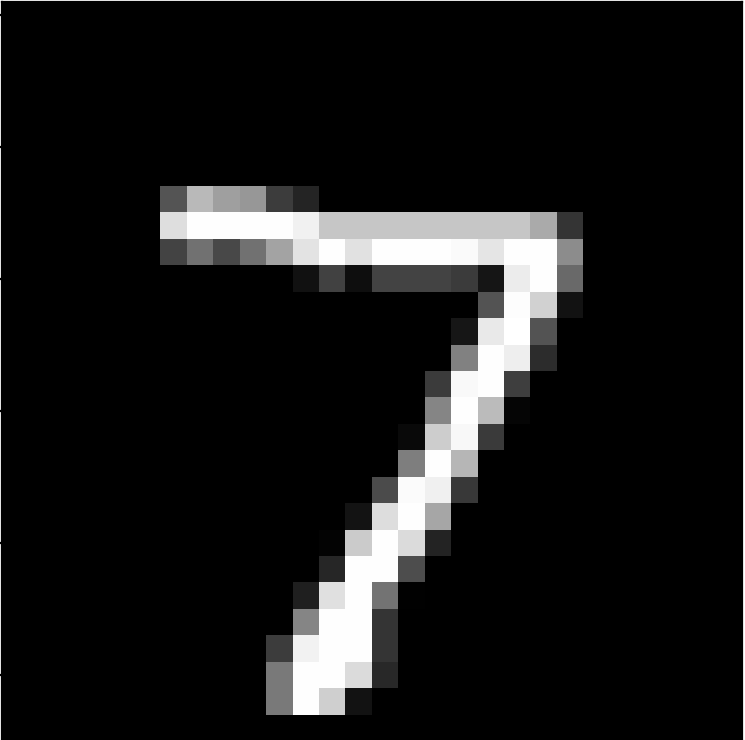
#> input picture test/7.png, 1490 x 1480 px, found by its file name (shown at 1/2 size)
$ jupyter execute --allow-errors RealTimeMultiDigitRecognition.ipynb   (text cells are left out)
#> lines starting #> are read from the running program, lines starting #| are printed output that depends on the picture; after the words box and inside, x2 and y2 are one past the last pixel; in counts of white or black regions, pixels touching at a corner belong together
#> further down, img is the input picture: shape (1480, 1490, 3); min 0, max 255, mean 24.7
#| <class 'numpy.ndarray'>
[cell 1]
#Importing Libraries
import tensorflow as tf
import cv2
import numpy as np
import os
import matplotlib.pyplot as plt

#> (a cell that did not finish here is left out)

[cell 3]
# Get a testing image and preprocess it

def preProcess(img):
    img=cv2.cvtColor(img,cv2.COLOR_BGR2GRAY)
#> img: shape (1480, 1490)
    img=cv2.equalizeHist(img)
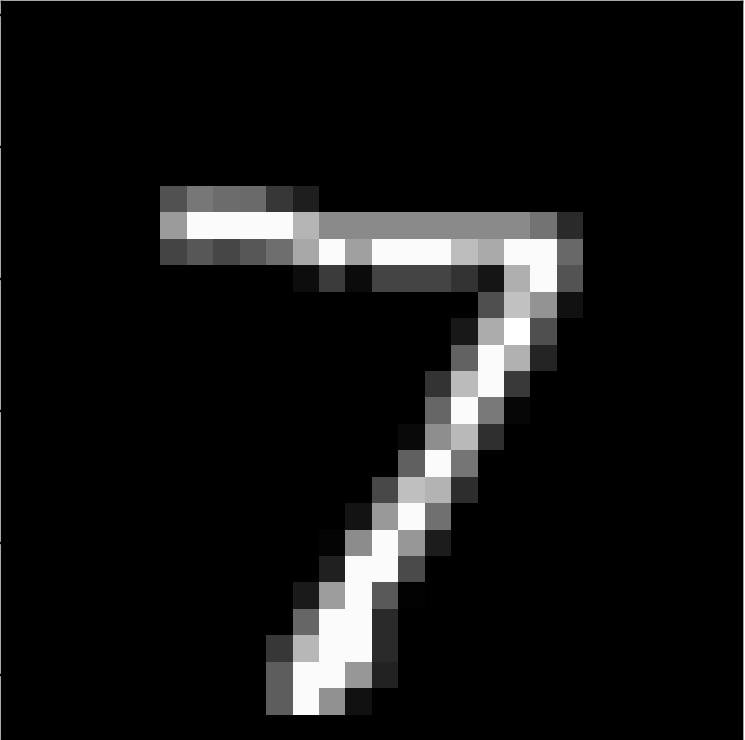
#> img: shape (1480, 1490) (shown at 1/2 size); min 0, max 255, mean 20.7
    x,img=cv2.threshold(img, 127, 255, cv2.THRESH_BINARY)
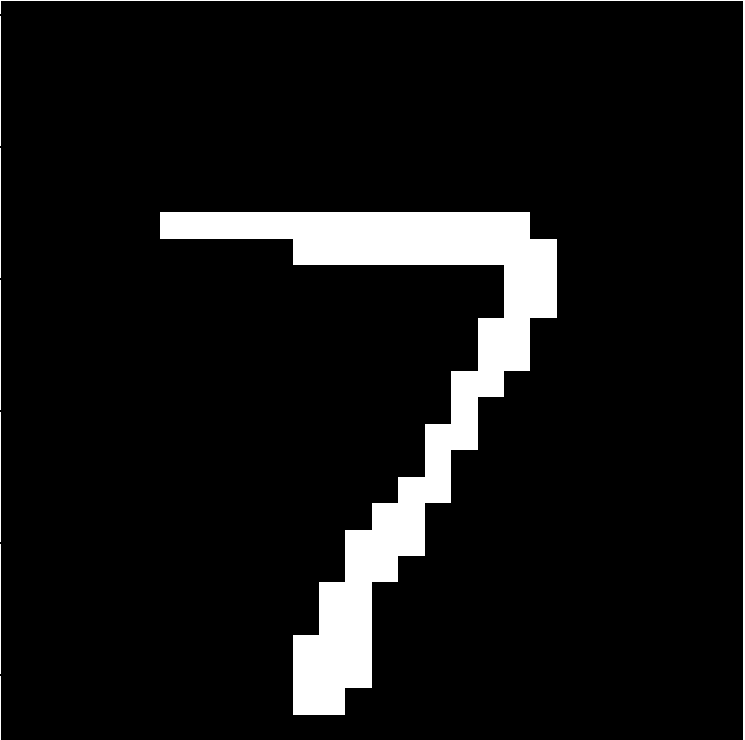
#> img: shape (1480, 1490) (shown at 1/2 size); 8% white; 8 white regions, largest, box (x1, y1, x2, y2) and area: (320, 424, 1114, 1430) 165092, (0, 0, 1490, 1480) 8944, (0, 32, 2, 292) 520
    img=img/255
    return img

img = cv2.imread("test\\7.png")
print(type(img))

imgPred=preProcess(img)
imgPred.shape
plt.imshow(imgPred)

[cell 4]
# Resize and reshape image to feed into the model

imgPred=cv2.resize(imgPred,(32,32))
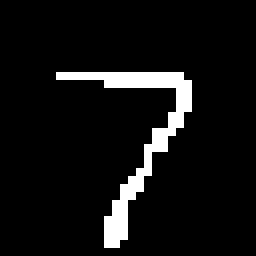
#> imgPred: shape (32, 32) float64 (shown 8 times larger); values 0 (black) and 1 (white), 6.9% white in thin lines or dots, all inside (x1, y1, x2, y2) = (7, 9, 24, 31)
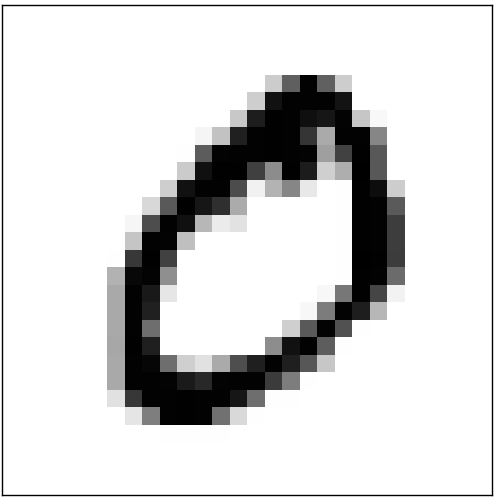
#> input picture test/0.png, 495 x 497 px, given in place of the camera
#> further down, image is the input picture: shape (497, 495, 3); min 0, max 255, mean 213.3
#> `img = cv2.GaussianBlur(img, (5, 5), 0)`:
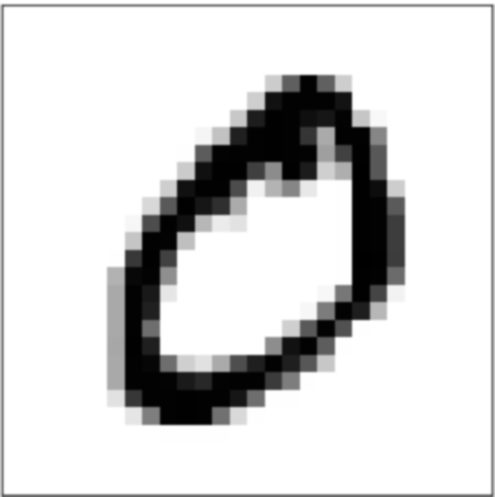
#> img: shape (497, 495); min 0, max 255, mean 213.1
#> `ret, img = cv2.threshold(img, 127, 255, cv2.THRESH_BINARY_INV+cv2.THRE..`:
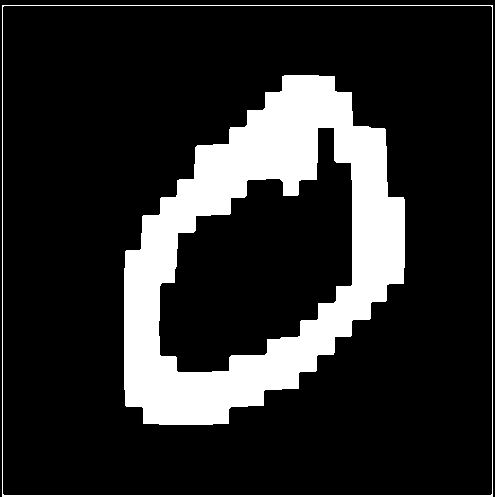
#> img: shape (497, 495); 17.2% white; 2 white regions, box (x1, y1, x2, y2) and area: (124, 75, 405, 425) 39838, (2, 5, 493, 497) 2455
#> `ret, img = cv2.threshold(img, 127, 255, cv2.THRESH_BINARY_INV+cv2.THRE..`: ret = 145
#> `ctrs, hier = cv2.findContours(img, cv2.RETR_EXTERNAL, cv2.CHAIN_APPROX..`: ctrs = [[[2, 5], [2, 496], [492, 496], [492, 5]]]
#> `cv2.drawContours(image,ctrs,-1,(255,255,0),2)`:
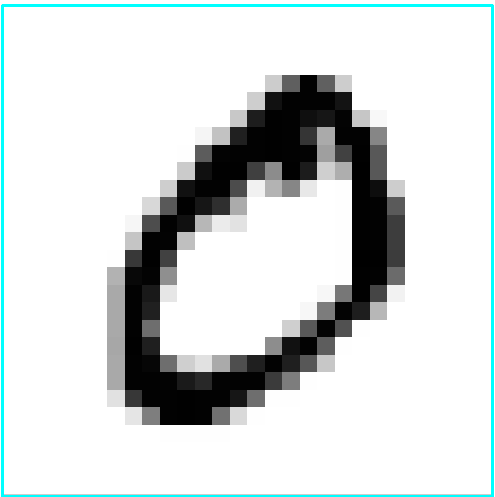
#> image: shape (497, 495, 3); 2.19% of pixels changed, all inside (x1, y1, x2, y2) = (1, 4, 494, 497)
#> `rects = [cv2.boundingRect(ctr) for ctr in ctrs]`: rects = [(2, 5, 491, 492)]
imgPred=imgPred.reshape((1,32,32,1))

#> (a cell that did not finish here is left out)

[cell 6]
#Set up videocapture

videocapture = cv2.VideoCapture(0)
videocapture.set(3,720)
videocapture.set(4,640)

#> (a cell that did not finish here is left out)
